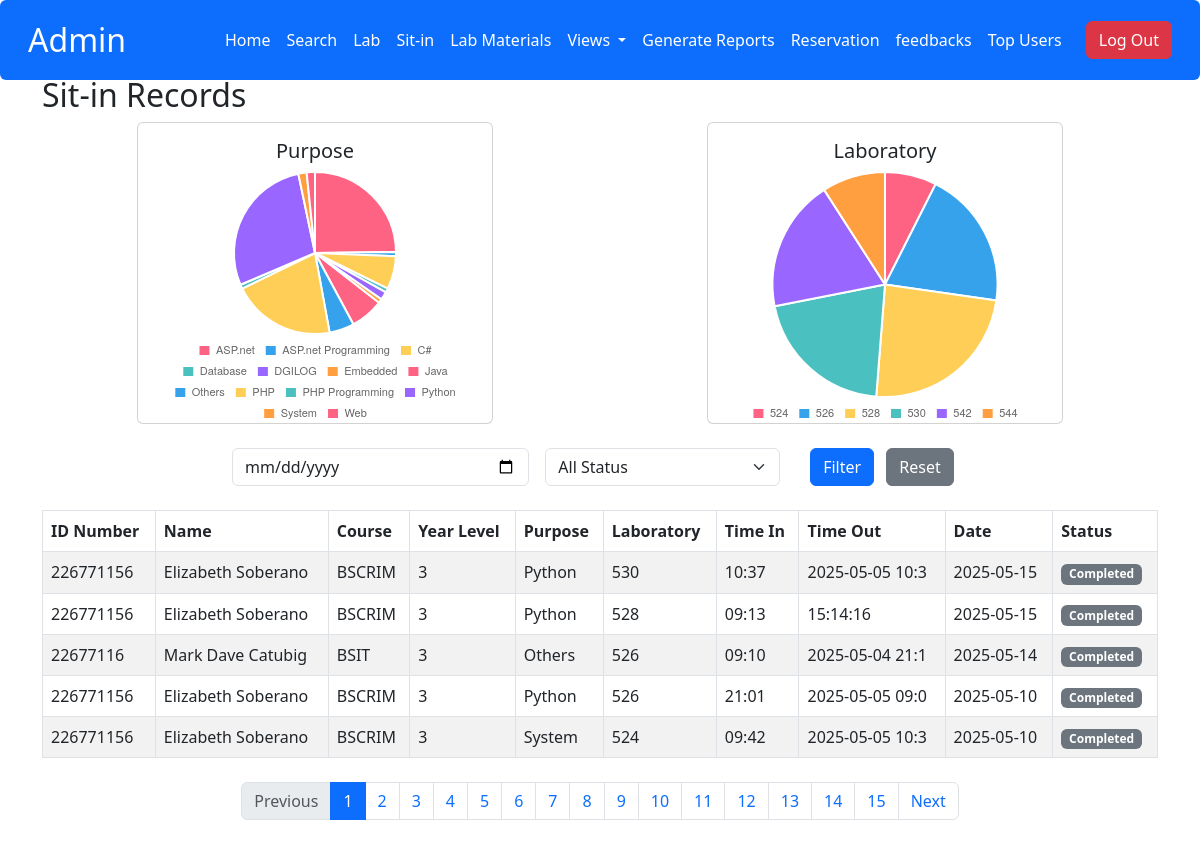
The app's page /admin/sit-in-records.php, older data.
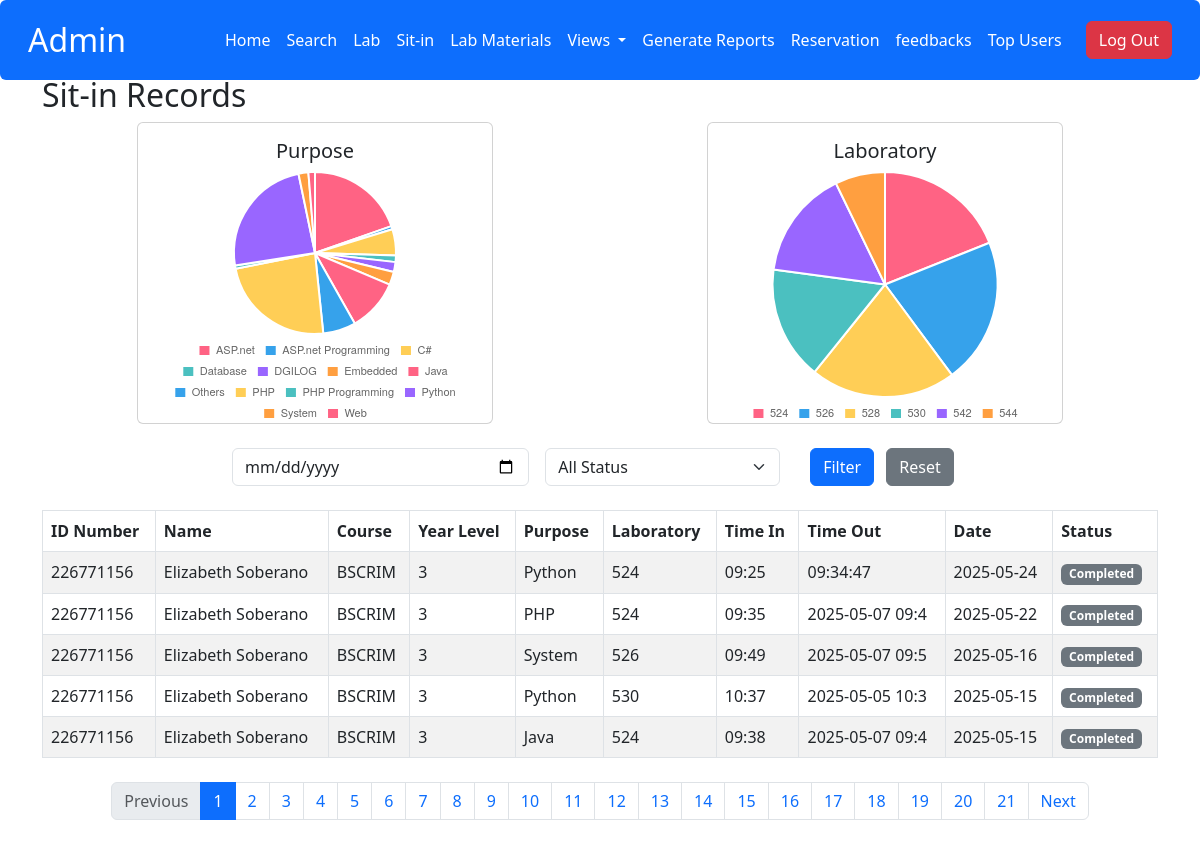
The same page, newer data.
### tables this page shows
CREATE TABLE `student_sit_in` (
  `sit_id` int(11) NOT NULL,
  `id_number` int(11) NOT NULL,
  `sit_purpose` varchar(50) NOT NULL,
  `sit_lab` varchar(20) NOT NULL,
  `pc_number` int(11) NOT NULL DEFAULT 0,
  `time_in` varchar(15) NOT NULL,
  `time_out` varchar(15) NOT NULL,
  `sit_date` varchar(10) NOT NULL,
  `status` varchar(20) NOT NULL,
  `reservation_id` int(11) DEFAULT NULL
);

CREATE TABLE `user` (
  `id` int(11) NOT NULL,
  `lname` varchar(50) DEFAULT NULL,
  `fname` varchar(50) DEFAULT NULL,
  `MName` varchar(50) DEFAULT NULL,
  `Course` varchar(50) DEFAULT NULL,
  `Level` varchar(10) DEFAULT NULL,
  `username` varchar(50) DEFAULT NULL,
  `password` varchar(255) NOT NULL,
  `image` varchar(255) DEFAULT NULL,
  `email` varchar(100) NOT NULL,
  `address` varchar(255) DEFAULT NULL,
  `role` enum('admin','user') NOT NULL DEFAULT 'user',
  `remaining_session` int(11) NOT NULL DEFAULT 30,
  `points` int(11) DEFAULT 0
);

### admin/sit-in-records.php (the view, shortened to what the changed rows need)
<?php
$conn = openConnection();
$records_per_page = 5;
$page = isset($_GET['page']) ? (int)$_GET['page'] : 1;
$offset = ($page - 1) * $records_per_page;
$date_filter = isset($_GET['date']) ? $_GET['date'] : '';
$status_filter = isset($_GET['status']) ? $_GET['status'] : '';
$sql = "SELECT s.*, u.fname, u.lname, u.course, u.level
        FROM student_sit_in s
        JOIN user u ON s.id_number = u.id
        WHERE 1=1";
$total_records_query = $conn->query($sql);
$total_records = $total_records_query->num_rows;
$total_pages = ceil($total_records / $records_per_page);
$sql .= " ORDER BY s.sit_date DESC, s.time_in DESC LIMIT $offset, $records_per_page";
$result = $conn->query($sql);
$purpose_sql = "SELECT sit_purpose, COUNT(*) as count FROM student_sit_in GROUP BY sit_purpose";
$purpose_result = $conn->query($purpose_sql);
$purposes = array();
$purpose_counts = array();
while($row = $purpose_result->fetch_assoc()) {
    $purposes[] = $row['sit_purpose'];
    $purpose_counts[] = $row['count'];
}
$lab_sql = "SELECT sit_lab, COUNT(*) as count FROM student_sit_in GROUP BY sit_lab";
$lab_result = $conn->query($lab_sql);
$labs = array();
$lab_counts = array();
while($row = $lab_result->fetch_assoc()) {
    $labs[] = $row['sit_lab'];
    $lab_counts[] = $row['count'];
}
?>
<!DOCTYPE html>
<html lang="en">
<head>
    <link href="https://cdn.jsdelivr.net/npm/bootstrap@5.3.0/dist/css/bootstrap.min.css" rel="stylesheet">
    <link rel="stylesheet" href="https://cdn.datatables.net/1.11.5/css/dataTables.bootstrap5.min.css">
</head>
<body class="bg-white">
    <?php include 'admin_navbar.php' ?>
    <div class="content-wrapper">
        <div class="container">
            <h2>Sit-in Records</h2>
            <div class="row mb-4 justify-content-center">
            <div class="col-md-4 mx-auto">
                    <div class="card">
                        <div class="card-body" style="height: 300px;">
                            <h5 class="card-title text-center">Purpose </h5>
                            <canvas id="purposeChart"></canvas>
                        </div>
                    </div>
                </div>
                <div class="col-md-4 mx-auto">
                    <div class="card">
                        <div class="card-body" style="height: 300px;">
                            <h5 class="card-title text-center">Laboratory </h5>
                            <canvas id="labChart"></canvas>
                        </div>
                    </div>
                </div>
            </div>
            <div class="table-responsive">
                <table class="table table-striped table-bordered">
                    <thead>
                        <tr>
                            <th>ID Number</th>
                            <th>Name</th>
                            <th>Course</th>
                            <th>Year Level</th>
                            <th>Purpose</th>
                            <th>Laboratory</th>
                            <th>Time In</th>
                            <th>Time Out</th>
                            <th>Date</th>
                            <th>Status</th>
                        </tr>
                    </thead>
                    <tbody>
                        <?php while($row = $result->fetch_assoc()): ?>
                        <tr>
                            <td><?php echo htmlspecialchars($row['id_number']); ?></td>
                            <td><?php echo htmlspecialchars($row['fname'] . ' ' . $row['lname']); ?></td>
                            <td><?php echo htmlspecialchars($row['course']); ?></td>
                            <td><?php echo htmlspecialchars($row['level']); ?></td>
                            <td><?php echo htmlspecialchars($row['sit_purpose']); ?></td>
                            <td><?php echo htmlspecialchars($row['sit_lab']); ?></td>
                            <td><?php echo htmlspecialchars($row['time_in']); ?></td>
                            <td><?php echo $row['time_out'] ? htmlspecialchars($row['time_out']) : '-'; ?></td>
                            <td><?php echo htmlspecialchars($row['sit_date']); ?></td>
                            <td>
                                <span class="badge <?php echo $row['status'] == 'Active' ? 'bg-success' : 'bg-secondary'; ?>">
                                    <?php echo htmlspecialchars($row['status']); ?>
                                </span>
                            </td>
                        </tr>
                        <?php endwhile; ?>
                    </tbody>
                </table>
                <div class="d-flex justify-content-center mt-4">
                    <nav aria-label="Page navigation">
                        <ul class="pagination">
                            <?php for($i = 1; $i <= $total_pages; $i++): ?>
                                <li class="page-item <?php echo ($page == $i) ? 'active' : ''; ?>">
                                    <a class="page-link" href="?page=<?php echo $i; ?>&date=<?php echo $date_filter; ?>&status=<?php echo $status_filter; ?>"><?php echo $i; ?></a>
                                </li>
                            <?php endfor; ?>
                        </ul>
                    </nav>
                </div>
            </div>
        </div>
    </div>
    <script>
        document.addEventListener('DOMContentLoaded', function() {
            const chartOptions = {
                responsive: true,
                maintainAspectRatio: false,
                plugins: {
                    legend: {
                        position: 'bottom',
                        align: 'center',
                        labels: {
                            boxWidth: 12,
                            font: {
                                size: 11
                            }
                        }
                    }
                },
                layout: {
                    padding: {
                        top: 0,
                        bottom: 10
                    }
                }
            };
            // Purpose Chart
            const ctxPurpose = document.getElementById('purposeChart').getContext('2d');
            new Chart(ctxPurpose, {
                type: 'pie',
                data: {
                    labels: <?php echo json_encode($purposes); ?>,
                    datasets: [{
                        data: <?php echo json_encode($purpose_counts); ?>,
                        backgroundColor: ['#FF6384', '#36A2EB', '#FFCE56', '#4BC0C0', '#9966FF', '#FF9F40']
                    }]
                },
                options: chartOptions
            });
            // Laboratory Chart
            const ctxLab = document.getElementById('labChart').getContext('2d');
            new Chart(ctxLab, {
                type: 'pie',
                data: {
                    labels: <?php echo json_encode($labs); ?>,
                    datasets: [{
                        data: <?php echo json_encode($lab_counts); ?>,
                        backgroundColor: ['#FF6384', '#36A2EB', '#FFCE56', '#4BC0C0', '#9966FF', '#FF9F40']
                    }]
                },
                options: chartOptions
            });
        });
    </script>
</body>
</html>

Row changes from the older to the newer data that the page shows:
no longer on this page (row unchanged): student_sit_in: id_number "226771156", user.fname+lname "Elizabeth Soberano", user.Course "BSCRIM", user.Level "3", sit_purpose "Python", sit_lab "528", time_in "09:13", time_out "15:14:16", sit_date "2025-05-15", status "Completed"
no longer on this page (row unchanged): student_sit_in: id_number "22677116", user.fname+lname "Mark Dave Catubig", user.Course "BSIT", user.Level "3", sit_purpose "Others", sit_lab "526", time_in "09:10", time_out "2025-05-04 21:1", sit_date "2025-05-14", status "Completed"
no longer on this page (row unchanged): student_sit_in: id_number "226771156", user.fname+lname "Elizabeth Soberano", user.Course "BSCRIM", user.Level "3", sit_purpose "Python", sit_lab "526", time_in "21:01", time_out "2025-05-05 09:0", sit_date "2025-05-10", status "Completed"
no longer on this page (row unchanged): student_sit_in: id_number "226771156", user.fname+lname "Elizabeth Soberano", user.Course "BSCRIM", user.Level "3", sit_purpose "System", sit_lab "524", time_in "09:42", time_out "2025-05-05 10:3", sit_date "2025-05-10", status "Completed"
added student_sit_in: id_number "226771156", user.fname+lname "Elizabeth Soberano", user.Course "BSCRIM", user.Level "3", sit_purpose "Python", sit_lab "524", time_in "09:25", time_out "09:34:47", sit_date "2025-05-24", status "Completed"
added student_sit_in: id_number "226771156", user.fname+lname "Elizabeth Soberano", user.Course "BSCRIM", user.Level "3", sit_purpose "PHP", sit_lab "524", time_in "09:35", time_out "2025-05-07 09:4", sit_date "2025-05-22", status "Completed"
added student_sit_in: id_number "226771156", user.fname+lname "Elizabeth Soberano", user.Course "BSCRIM", user.Level "3", sit_purpose "System", sit_lab "526", time_in "09:49", time_out "2025-05-07 09:5", sit_date "2025-05-16", status "Completed"
added student_sit_in: id_number "226771156", user.fname+lname "Elizabeth Soberano", user.Course "BSCRIM", user.Level "3", sit_purpose "Java", sit_lab "524", time_in "09:38", time_out "2025-05-07 09:4", sit_date "2025-05-15", status "Completed"
Text that changed along with them:
chart data {{ json_encode($purpose_counts) }}: ["30","1","8","1","2","1","8","6","25","1","34","2","2"] → ["30","1","8","2","3","4","16","10","36","1","37","3","2"]
chart data {{ json_encode($lab_counts) }}: ["9","24","29","25","23","11"] → ["29","32","32","25","24","11"]
new list line: "16"
new list line: "17"
new list line: "18"
new list line: "19"
new list line: "20"
new list line: "21"
